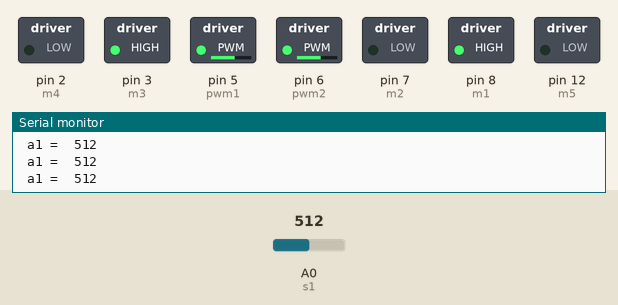
Simulated run of this sketch. Board: Arduino Uno, built with avr-gcc and run on an emulated ATmega328P. Parts: switched loads named in the sketch (green lamp = pin HIGH), the last lines printed to the serial monitor. The inputs (shaded band) are chosen by the test bench; at power-on: A0 (s1) = 512.

Above: at 1.2 s.
1.3 s: A0 (s1) set to 939
2.8 s: A0 (s1) set to 966
At 3.2 s:
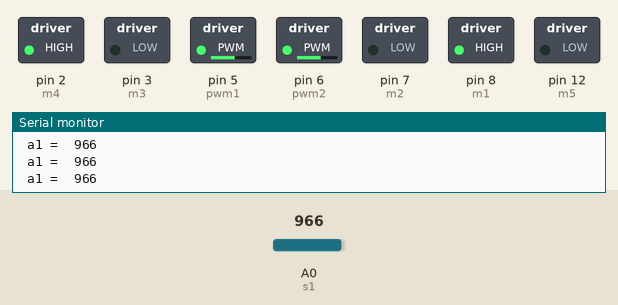
4.3 s: A0 (s1) set to 40
At 4.7 s:
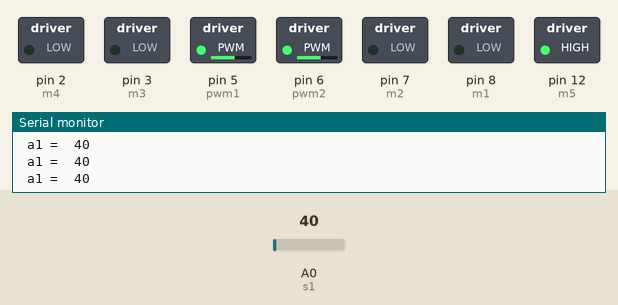
5.8 s: A0 (s1) set to 54
At 6.9 s:
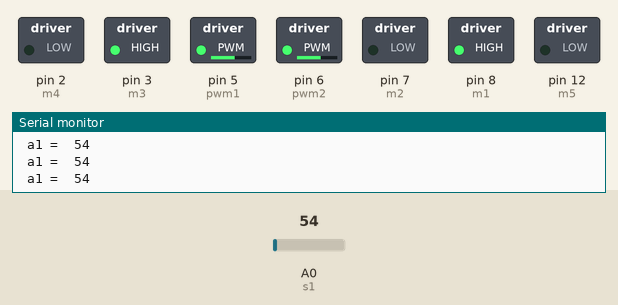
Timing chart, 0 to 8.8 s (numbered marks = the images above; inputs shaded):
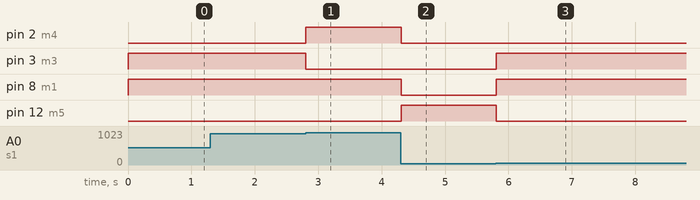

Measured:
- the behaviour switches between 950 and 951 on A0 (s1) (found by bisection; images 0 and 1)
- the behaviour switches between 50 and 51 on A0 (s1) (found by bisection; images 2 and 3)
- after the input at 2.8 s, pin 2 (m4): LOW → HIGH at once; pin 3 (m3): HIGH → LOW at once
- after the input at 4.3 s, pin 2 (m4), pin 8 (m1): HIGH → LOW at once; pin 12 (m5): LOW → HIGH at once
- after the input at 5.8 s, pin 3 (m3), pin 8 (m1): LOW → HIGH at once; pin 12 (m5): HIGH → LOW at once

The sketch:

linefallowing_robot.ino
```cpp
int s1 = 14;
int pwm1 = 5;
int pwm2 = 6;
int m1 = 8;
int m2 = 7;
int m3 = 3;
int m4 = 2;
int m5 = 12;
//*****************
void setup() {
pinMode(m1,OUTPUT);
pinMode(m2,OUTPUT);
pinMode(m3,OUTPUT);
pinMode(m4,OUTPUT);
pinMode(m5,OUTPUT);
pinMode(pwm1,OUTPUT);
pinMode(pwm2,OUTPUT);

Serial.begin(9600);

analogWrite(pwm1,150);
analogWrite(pwm2,150);

digitalWrite(m1,LOW);
digitalWrite(m2,LOW);
digitalWrite(m3,LOW);
digitalWrite(m4,LOW);
digitalWrite(m5,LOW);
}
//*****************
void loop() {
int a1 = analogRead(s1);
//*****************
Serial.print(" a1 =  ");
Serial.println(a1);
//*****************
if(a1 <= 950 && a1 > 50){
digitalWrite(m1,HIGH);
digitalWrite(m2,LOW);
digitalWrite(m3,HIGH);
digitalWrite(m4,LOW);
digitalWrite(m5,LOW);
}
//*****************
else if (a1 > 950){
digitalWrite(m1,HIGH);
digitalWrite(m2,LOW);
digitalWrite(m3,LOW);
digitalWrite(m4,HIGH);
digitalWrite(m5,LOW);
}
else {
digitalWrite(m1,LOW);
digitalWrite(m2,LOW);
digitalWrite(m3,LOW);
digitalWrite(m4,LOW);
digitalWrite(m5,HIGH);
}
delay(10);
}
```
